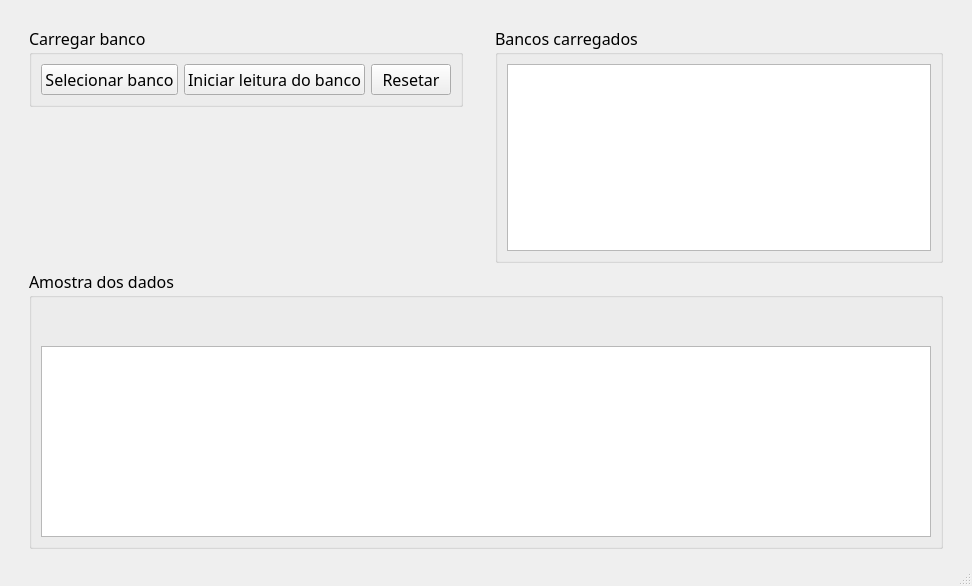
<?xml version="1.0" encoding="UTF-8"?>
<ui version="4.0">
 <class>MainWindow</class>
 <widget class="QMainWindow" name="MainWindow">
  <property name="geometry">
   <rect>
    <x>0</x>
    <y>0</y>
    <width>972</width>
    <height>586</height>
   </rect>
  </property>
  <property name="font">
   <font>
    <family>Noto Sans</family>
    <pointsize>12</pointsize>
    <weight>50</weight>
    <italic>false</italic>
    <bold>false</bold>
   </font>
  </property>
  <property name="windowTitle">
   <string>Carregar Dados</string>
  </property>
  <property name="windowIcon">
   <iconset>
    <normaloff>../assets/load.png</normaloff>../assets/load.png</iconset>
  </property>
  <property name="styleSheet">
   <string notr="true">font: 12pt &quot;Noto Sans&quot;;</string>
  </property>
  <widget class="QWidget" name="centralwidget">
   <layout class="QGridLayout" name="gridLayout_5">
    <item row="2" column="4">
     <spacer name="horizontalSpacer_2">
      <property name="orientation">
       <enum>Qt::Horizontal</enum>
      </property>
      <property name="sizeType">
       <enum>QSizePolicy::Preferred</enum>
      </property>
      <property name="sizeHint" stdset="0">
       <size>
        <width>20</width>
        <height>20</height>
       </size>
      </property>
     </spacer>
    </item>
    <item row="4" column="1" colspan="3">
     <widget class="QGroupBox" name="groupBox_4">
      <property name="title">
       <string>Amostra dos dados</string>
      </property>
      <layout class="QGridLayout" name="gridLayout_10">
       <item row="0" column="0">
        <layout class="QGridLayout" name="gridLayout_4">
         <item row="0" column="0">
          <spacer name="verticalSpacer_2">
           <property name="orientation">
            <enum>Qt::Vertical</enum>
           </property>
           <property name="sizeType">
            <enum>QSizePolicy::Preferred</enum>
           </property>
           <property name="sizeHint" stdset="0">
            <size>
             <width>20</width>
             <height>40</height>
            </size>
           </property>
          </spacer>
         </item>
         <item row="1" column="0">
          <widget class="QTableWidget" name="tableWidget">
           <property name="toolTip">
            <string>mostra as primeiras 20 linhas dos dados selecionadas</string>
           </property>
          </widget>
         </item>
        </layout>
       </item>
      </layout>
     </widget>
    </item>
    <item row="2" column="0">
     <spacer name="horizontalSpacer">
      <property name="orientation">
       <enum>Qt::Horizontal</enum>
      </property>
      <property name="sizeType">
       <enum>QSizePolicy::Preferred</enum>
      </property>
      <property name="sizeHint" stdset="0">
       <size>
        <width>20</width>
        <height>20</height>
       </size>
      </property>
     </spacer>
    </item>
    <item row="2" column="2">
     <spacer name="horizontalSpacer_3">
      <property name="orientation">
       <enum>Qt::Horizontal</enum>
      </property>
      <property name="sizeType">
       <enum>QSizePolicy::Preferred</enum>
      </property>
      <property name="sizeHint" stdset="0">
       <size>
        <width>20</width>
        <height>20</height>
       </size>
      </property>
     </spacer>
    </item>
    <item row="1" column="3" rowspan="3">
     <widget class="QGroupBox" name="groupBox_2">
      <property name="title">
       <string>Bancos carregados</string>
      </property>
      <layout class="QGridLayout" name="gridLayout_8">
       <item row="0" column="0">
        <widget class="QListWidget" name="listWidget"/>
       </item>
      </layout>
     </widget>
    </item>
    <item row="1" column="1">
     <widget class="QGroupBox" name="groupBox_3">
      <property name="title">
       <string>Carregar banco</string>
      </property>
      <layout class="QGridLayout" name="gridLayout_9">
       <item row="0" column="0">
        <layout class="QGridLayout" name="gridLayout_2">
         <item row="0" column="2">
          <widget class="QPushButton" name="pushButton_3">
           <property name="text">
            <string>Resetar</string>
           </property>
          </widget>
         </item>
         <item row="0" column="0">
          <widget class="QPushButton" name="pushButton">
           <property name="text">
            <string>Selecionar banco</string>
           </property>
          </widget>
         </item>
         <item row="0" column="1">
          <widget class="QPushButton" name="pushButton_2">
           <property name="text">
            <string>Iniciar leitura do banco</string>
           </property>
          </widget>
         </item>
        </layout>
       </item>
      </layout>
     </widget>
    </item>
    <item row="0" column="1">
     <spacer name="verticalSpacer">
      <property name="orientation">
       <enum>Qt::Vertical</enum>
      </property>
      <property name="sizeType">
       <enum>QSizePolicy::Preferred</enum>
      </property>
      <property name="sizeHint" stdset="0">
       <size>
        <width>20</width>
        <height>20</height>
       </size>
      </property>
     </spacer>
    </item>
   </layout>
  </widget>
  <widget class="QStatusBar" name="statusbar"/>
 </widget>
 <resources/>
 <connections/>
</ui>
